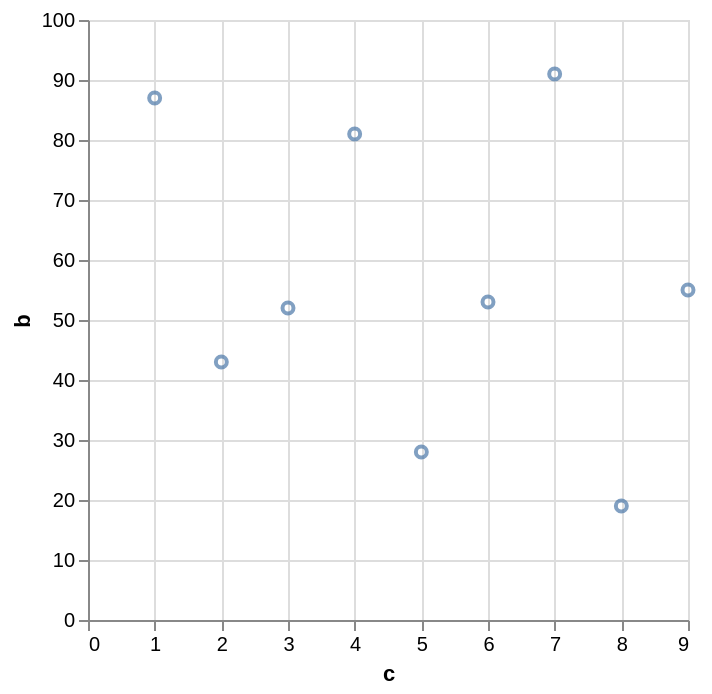

Express this chart as Vega-Lite.
### Vega-Lite specification from a JSON file in a GitHub repository (floating-point values rounded to 4 significant figures)
{"data": {"values": [{"a": "A", "b": 28, "c": 5, "g": "x"}, {"a": "B", "b": 55, "c": 9, "g": "y"}, {"a": "C", "b": 43, "c": 2, "g": "x"}, {"a": "D", "b": 91, "c": 7, "g": "y"}, {"a": "E", "b": 81, "c": 4, "g": "x"}, {"a": "F", "b": 53, "c": 6, "g": "y"}, {"a": "G", "b": 19, "c": 8, "g": "x"}, {"a": "H", "b": 87, "c": 1, "g": "y"}, {"a": "I", "b": 52, "c": 3, "g": "x"}]}, "mark": "point", "encoding": {"x": {"field": "c", "type": "quantitative"}, "y": {"field": "b", "type": "quantitative"}}}
